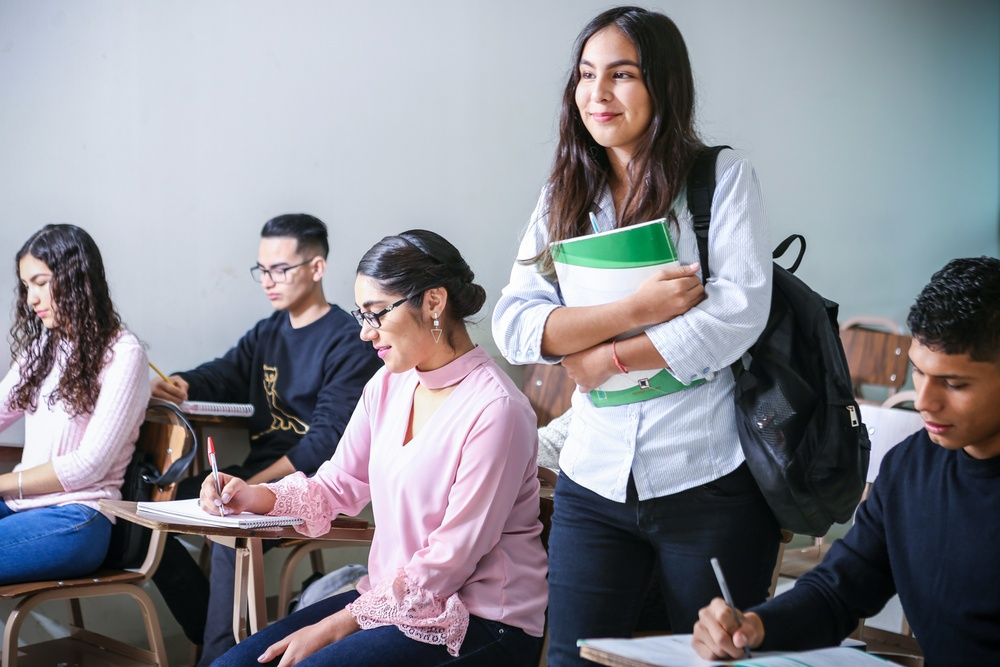
#> input picture image.jpg, 1000 x 667 px, shrunk from 5472 x 3648 before the run
$ jupyter execute --allow-errors basicconcepts.ipynb   (shell and % lines are left out)
#> lines starting #> are read from the running program, lines starting #| are printed output that depends on the picture; after the words box and inside, x2 and y2 are one past the last pixel; in counts of white or black regions, pixels touching at a corner belong together
# Basic concepts in Python

[cell 1]
# Integer
x = 5

# Float
y = 3.14

# String
z = "hello"

# Boolean
is_valid = True

[cell 2]
# For loop
for i in range(5):
    print(i)

# While loop
count = 0
while count < 5:
    print(count)
    count += 1

# If, elif, else
score = 85
if score >= 90:
    grade = 'A'
elif score >= 80:
    grade = 'B'
else:
    grade = 'C'
print(grade)

[cell 3]
# Function definition
def calculate_mean(numbers):
    return sum(numbers) / len(numbers)

# Function call
mean_score = calculate_mean([85, 90, 78, 92, 88])
print(mean_score)

[cell 4]
# Correct indentation
for i in range(5):
    print(i)
    if i % 2 == 0:
        print("Even number")

#> (a cell that did not finish here is left out)

[cell 6]
# This is a single-line comment

# This function calculates the sum of two numbers
def add(a, b):
    return a + b

## Generate Mock data

[cell 7]
import pandas as pd

# Generate a CSV file with mock survey responses
data = {
    'Student': ['Alice', 'Bob', 'Charlie', 'David', 'Eva'],
    'Score': [85, 90, 78, 92, 88]
}
df = pd.DataFrame(data)
df.to_csv('survey_responses.csv', index=False)

[cell 8]
import pandas as pd
import openpyxl
# import requests
import json

# Generate CSV file
data = {
    'Student': ['Alice', 'Bob', 'Charlie', 'David', 'Eva'],
    'Score': [85, 90, 78, 92, 88]
}
df = pd.DataFrame(data)
df.to_csv('survey_responses.csv', index=False)

# Read CSV file
data = pd.read_csv('survey_responses.csv')

# Create an Excel file
df.to_excel('responses.xlsx', index=False)

# Fetch mock web data (use a sample API for demonstration)
# response = requests.get('https://jsonplaceholder.typicode.com/posts/1')
# web_data = response.json()
# print(json.dumps(web_data, indent=2))

[cell 9]
import pandas as pd
import numpy as np

# Generate DataFrame with missing values
data = {
    'Student': ['Alice', 'Bob', 'Charlie', 'David', 'Eva'],
    'Score': [85, None, 78, 92, 88]
}
df = pd.DataFrame(data)

# Handling missing values
df.fillna(0, inplace=True)

# Normalizing data
normalized_data = (df['Score'] - df['Score'].mean()) / df['Score'].std()
df['Normalized_Score'] = normalized_data
print(df)

[cell 10]
import pandas as pd
import matplotlib.pyplot as plt
import seaborn as sns

# Read CSV file
data = pd.read_csv('survey_responses.csv')

# Data analysis with pandas
summary_stats = data.describe()

# Data visualization with matplotlib
plt.hist(data['Score'])
plt.title('Distribution of Scores')
plt.xlabel('Score')
plt.ylabel('Frequency')
plt.show()
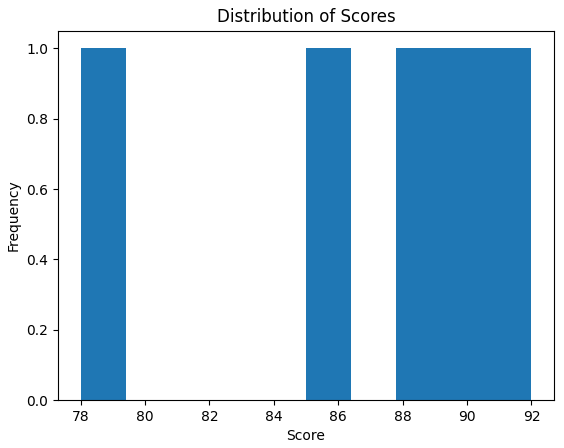
#> figure drawn by matplotlib, 1 panel

# Data visualization with seaborn
sns.boxplot(x=data['Score'])
plt.title('Boxplot of Scores')
plt.show()
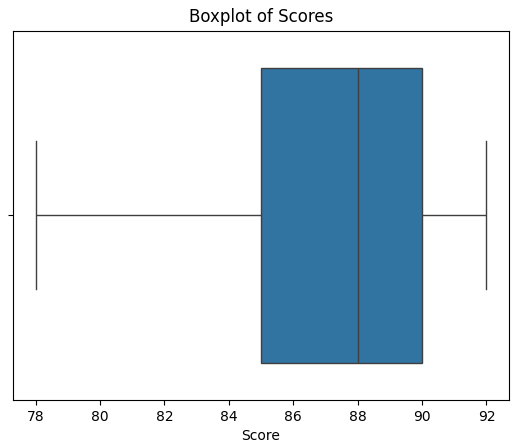
#> figure drawn by matplotlib, 1 panel

[cell 11]
import pandas as pd
from sklearn.model_selection import train_test_split
from sklearn.ensemble import RandomForestClassifier
from nltk.tokenize import word_tokenize
import spacy

# Generate mock data for machine learning
data = {
    'Feature1': [10, 20, 10, 30, 20],
    'Feature2': [0.5, 0.7, 0.6, 0.9, 0.8],
    'Target': [1, 0, 1, 0, 1]
}
df = pd.DataFrame(data)

# Machine learning with scikit-learn
X = df.drop('Target', axis=1)
y = df['Target']
X_train, X_test, y_train, y_test = train_test_split(X, y, test_size=0.2, random_state=42)
model = RandomForestClassifier()
model.fit(X_train, y_train)
predictions = model.predict(X_test)
print(predictions)

# NLP with nltk
text = "This is a sample text for NLP processing."
#> (the rest of this cell did not finish here and is left out)

# Visualisation

[cell 12]
import pandas as pd
import numpy as np

# Seed for reproducibility
np.random.seed(42)

# Generate mock data
students = ['Alice', 'Bob', 'Charlie', 'David', 'Eva', 'Frank', 'Grace', 'Helen', 'Ian', 'Jane']
scores = np.random.randint(70, 100, size=len(students))  # Random scores between 70 and 100
engagement = np.random.randint(1, 6, size=len(students))  # Random engagement levels between 1 and 5

# Create a DataFrame
data = {
    'Student': students,
    'Score': scores,
    'Engagement': engagement
}
df = pd.DataFrame(data)
print(df)

# Save the DataFrame to a CSV file
df.to_csv('student_engagement_scores.csv', index=False)

[cell 13]
import seaborn as sns

# Sample data
data = {
    'Student': ['Alice', 'Bob', 'Charlie', 'David', 'Eva'],
    'Score': [85, 90, 78, 92, 88],
    'Engagement': [4, 5, 3, 4, 5]  # Engagement level on a scale of 1 to 5
}
df = pd.DataFrame(data)

# Box plot
sns.boxplot(x='Student', y='Score', data=df)
plt.title('Boxplot of Student Scores')
plt.show()
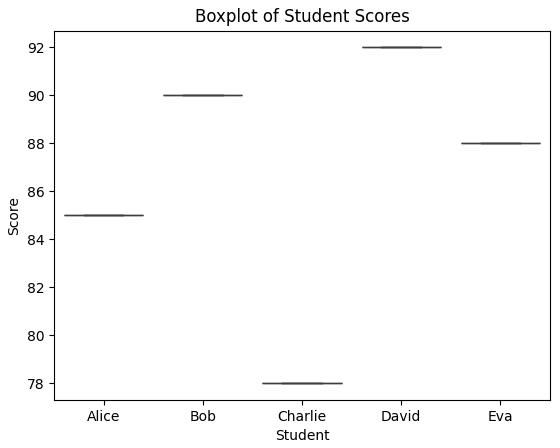
#> figure drawn by matplotlib, 1 panel

# Violin plot
sns.violinplot(x='Student', y='Score', data=df)
plt.title('Violin Plot of Student Scores')
plt.show()

# Pair plot
sns.pairplot(df)
plt.title('Pair Plot of Student Data')
plt.show()
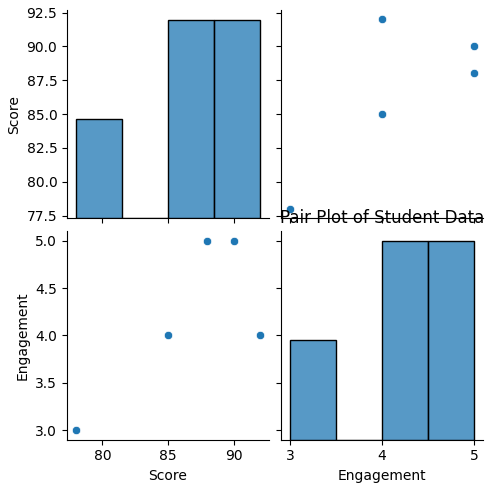
#> figure drawn by matplotlib, 4 panels

# Heatmap
#> (the rest of this cell did not finish here and is left out)

[cell 14]
import pandas as pd
import seaborn as sns
import matplotlib.pyplot as plt

# Load the mock data
df = pd.read_csv('student_engagement_scores.csv')

# Scatter plot with regression line
sns.lmplot(x='Engagement', y='Score', data=df)
plt.title('Scatter Plot of Engagement vs. Score')
plt.xlabel('Engagement Level')
plt.ylabel('Score')
plt.show()
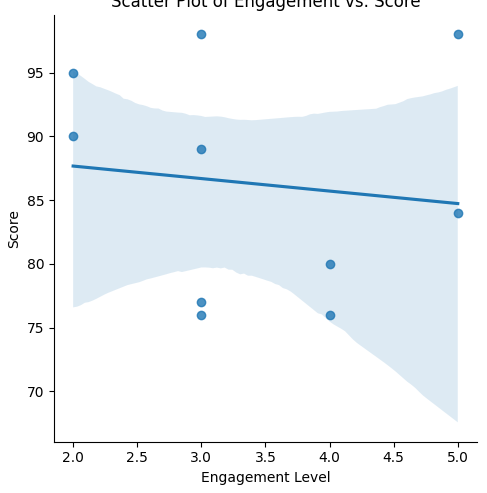
#> figure drawn by matplotlib, 1 panel; curve peaks at x = 2, y = 87.67

## OpenCV

[cell 15]
import cv2

# Load an image
image = cv2.imread('image.jpg')
#> image is the input picture: shape (667, 1000, 3); mean B, G, R 143.5, 135.8, 136
gray = cv2.cvtColor(image, cv2.COLOR_BGR2GRAY)
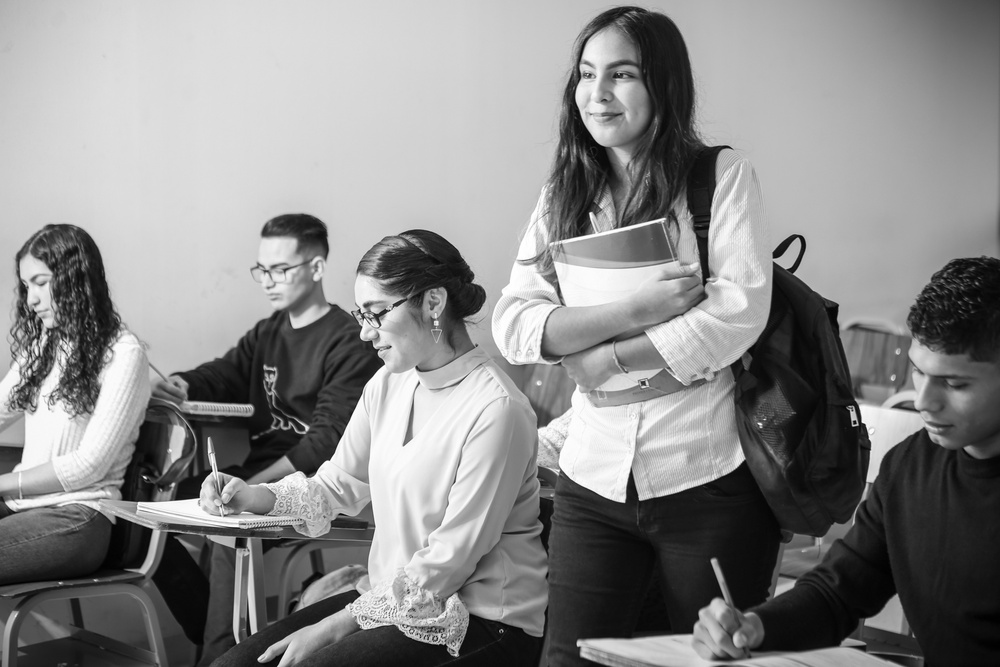
#> gray: shape (667, 1000); min 0, max 255, mean 136.8
blurred = cv2.GaussianBlur(gray, (15, 15), 0)
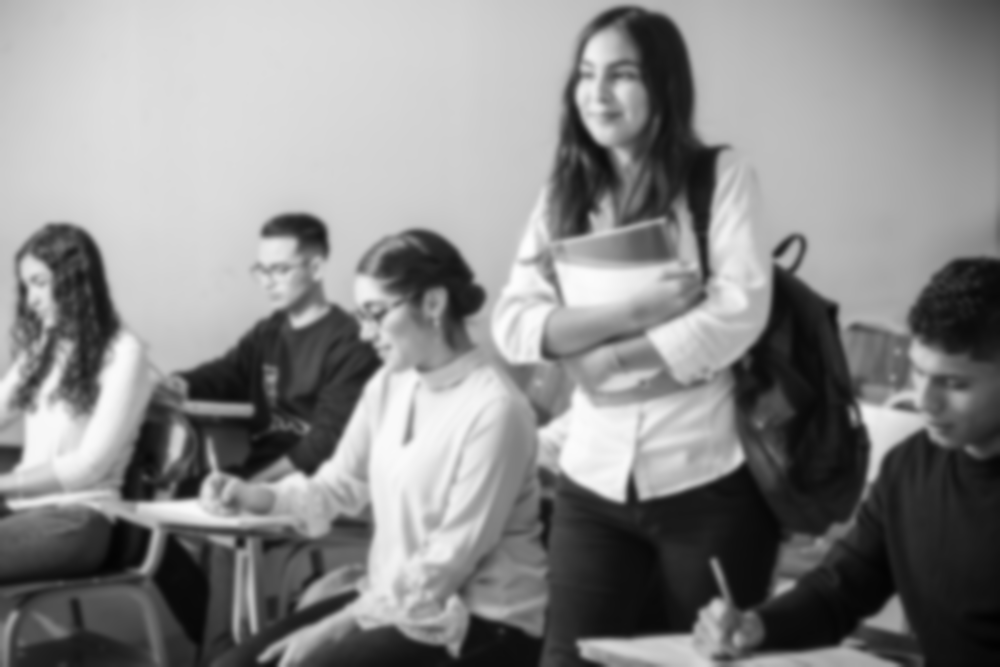
#> blurred: shape (667, 1000); min 2, max 253, mean 136.8
edges = cv2.Canny(blurred, 50, 150)
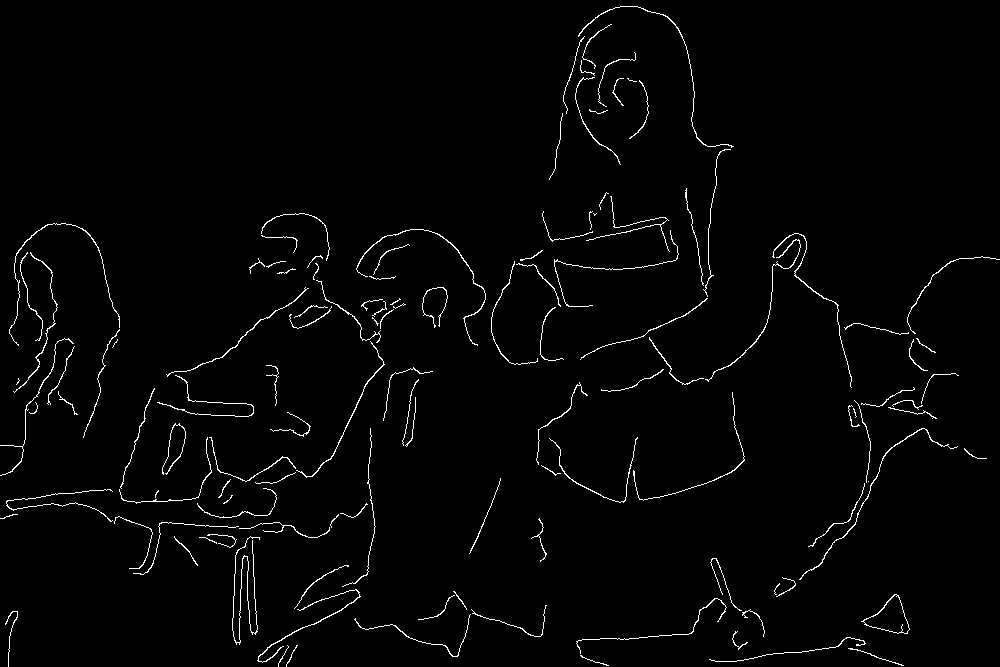
#> edges: shape (667, 1000); 1.8% white in thin lines or dots

# Find contours
contours, _ = cv2.findContours(edges.copy(), cv2.RETR_EXTERNAL, cv2.CHAIN_APPROX_SIMPLE)
#> contours = 127 contours, 93 with area under 20; largest, box (x1, y1, x2, y2) and area: (861, 594, 910, 634) 946, (799, 428, 958, 580) 86, (257, 589, 361, 663) 80, (356, 229, 486, 346) 79, (296, 341, 385, 478) 74
print(f"Number of students detected: {len(contours)}")
#| Number of students detected: 127
